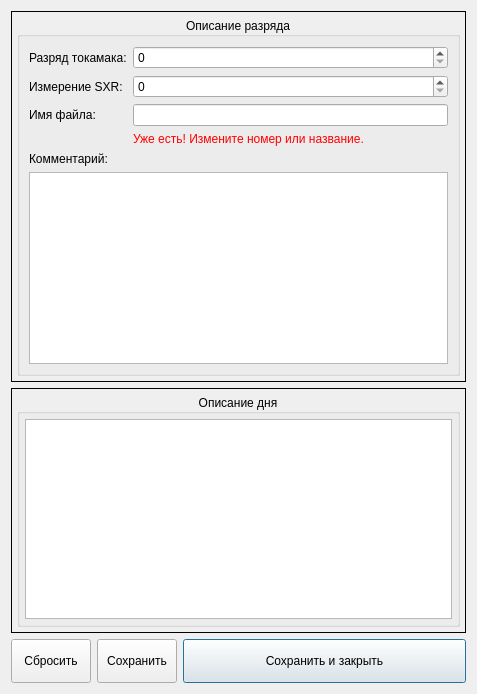
<?xml version="1.0" encoding="UTF-8"?>
<ui version="4.0">
 <class>shotSettings</class>
 <widget class="QWidget" name="shotSettings">
  <property name="geometry">
   <rect>
    <x>0</x>
    <y>0</y>
    <width>477</width>
    <height>694</height>
   </rect>
  </property>
  <property name="windowTitle">
   <string>Параметры разряда</string>
  </property>
  <layout class="QVBoxLayout" name="verticalLayout_4">
   <item>
    <widget class="QFrame" name="frame_2">
     <property name="frameShape">
      <enum>QFrame::Box</enum>
     </property>
     <property name="frameShadow">
      <enum>QFrame::Plain</enum>
     </property>
     <layout class="QVBoxLayout" name="verticalLayout_3">
      <property name="leftMargin">
       <number>5</number>
      </property>
      <property name="topMargin">
       <number>5</number>
      </property>
      <property name="rightMargin">
       <number>5</number>
      </property>
      <property name="bottomMargin">
       <number>5</number>
      </property>
      <item>
       <widget class="QGroupBox" name="groupBox">
        <property name="sizePolicy">
         <sizepolicy hsizetype="Preferred" vsizetype="Fixed">
          <horstretch>0</horstretch>
          <verstretch>0</verstretch>
         </sizepolicy>
        </property>
        <property name="font">
         <font>
          <pointsize>9</pointsize>
         </font>
        </property>
        <property name="title">
         <string>Описание разряда</string>
        </property>
        <property name="alignment">
         <set>Qt::AlignCenter</set>
        </property>
        <property name="flat">
         <bool>true</bool>
        </property>
        <layout class="QFormLayout" name="formLayout">
         <item row="1" column="0">
          <widget class="QLabel" name="label">
           <property name="text">
            <string>Измерение SXR:</string>
           </property>
          </widget>
         </item>
         <item row="1" column="1">
          <widget class="QSpinBox" name="sxr_number_spinBox"/>
         </item>
         <item row="0" column="0">
          <widget class="QLabel" name="label_2">
           <property name="text">
            <string>Разряд токамака:</string>
           </property>
          </widget>
         </item>
         <item row="0" column="1">
          <widget class="QSpinBox" name="shot_number_spinBox"/>
         </item>
         <item row="2" column="0">
          <widget class="QLabel" name="label_3">
           <property name="text">
            <string>Имя файла:</string>
           </property>
          </widget>
         </item>
         <item row="2" column="1">
          <widget class="QLineEdit" name="file_name_lineEdit"/>
         </item>
         <item row="3" column="1">
          <widget class="QLabel" name="notification_label">
           <property name="font">
            <font>
             <pointsize>9</pointsize>
            </font>
           </property>
           <property name="styleSheet">
            <string notr="true">color: rgb(255, 0, 0);</string>
           </property>
           <property name="text">
            <string>Уже есть! Измените номер или название.</string>
           </property>
          </widget>
         </item>
         <item row="5" column="0">
          <widget class="QLabel" name="label_4">
           <property name="text">
            <string>Комментарий:</string>
           </property>
          </widget>
         </item>
         <item row="6" column="0" colspan="2">
          <widget class="QTextEdit" name="comment_textEdit"/>
         </item>
        </layout>
       </widget>
      </item>
     </layout>
    </widget>
   </item>
   <item>
    <widget class="QFrame" name="frame">
     <property name="frameShape">
      <enum>QFrame::Box</enum>
     </property>
     <property name="frameShadow">
      <enum>QFrame::Plain</enum>
     </property>
     <layout class="QVBoxLayout" name="verticalLayout_2">
      <property name="leftMargin">
       <number>5</number>
      </property>
      <property name="topMargin">
       <number>5</number>
      </property>
      <property name="rightMargin">
       <number>5</number>
      </property>
      <property name="bottomMargin">
       <number>5</number>
      </property>
      <item>
       <widget class="QGroupBox" name="groupBox_2">
        <property name="minimumSize">
         <size>
          <width>0</width>
          <height>100</height>
         </size>
        </property>
        <property name="font">
         <font>
          <pointsize>9</pointsize>
         </font>
        </property>
        <property name="title">
         <string>Описание дня</string>
        </property>
        <property name="alignment">
         <set>Qt::AlignCenter</set>
        </property>
        <property name="flat">
         <bool>true</bool>
        </property>
        <layout class="QVBoxLayout" name="verticalLayout">
         <property name="leftMargin">
          <number>5</number>
         </property>
         <property name="topMargin">
          <number>5</number>
         </property>
         <property name="rightMargin">
          <number>5</number>
         </property>
         <property name="bottomMargin">
          <number>5</number>
         </property>
         <item>
          <widget class="QTextEdit" name="day_textEdit"/>
         </item>
        </layout>
       </widget>
      </item>
     </layout>
    </widget>
   </item>
   <item>
    <layout class="QHBoxLayout" name="horizontalLayout">
     <item>
      <widget class="QPushButton" name="return_pushButton">
       <property name="sizePolicy">
        <sizepolicy hsizetype="Preferred" vsizetype="Fixed">
         <horstretch>0</horstretch>
         <verstretch>0</verstretch>
        </sizepolicy>
       </property>
       <property name="minimumSize">
        <size>
         <width>0</width>
         <height>44</height>
        </size>
       </property>
       <property name="font">
        <font>
         <pointsize>9</pointsize>
        </font>
       </property>
       <property name="cursor">
        <cursorShape>PointingHandCursor</cursorShape>
       </property>
       <property name="text">
        <string>Сбросить</string>
       </property>
       <property name="icon">
        <iconset>
         <normalon>../../style/icons/icons8-close-48.png</normalon>
        </iconset>
       </property>
       <property name="iconSize">
        <size>
         <width>30</width>
         <height>30</height>
        </size>
       </property>
      </widget>
     </item>
     <item>
      <widget class="QPushButton" name="install_pushButton">
       <property name="sizePolicy">
        <sizepolicy hsizetype="Preferred" vsizetype="Fixed">
         <horstretch>0</horstretch>
         <verstretch>0</verstretch>
        </sizepolicy>
       </property>
       <property name="minimumSize">
        <size>
         <width>0</width>
         <height>44</height>
        </size>
       </property>
       <property name="font">
        <font>
         <pointsize>9</pointsize>
        </font>
       </property>
       <property name="cursor">
        <cursorShape>PointingHandCursor</cursorShape>
       </property>
       <property name="text">
        <string>Сохранить</string>
       </property>
       <property name="icon">
        <iconset>
         <normalon>../../style/icons/icons8-save-48.png</normalon>
        </iconset>
       </property>
       <property name="iconSize">
        <size>
         <width>30</width>
         <height>30</height>
        </size>
       </property>
       <property name="default">
        <bool>false</bool>
       </property>
      </widget>
     </item>
     <item>
      <widget class="QPushButton" name="saveclose_pushButton">
       <property name="sizePolicy">
        <sizepolicy hsizetype="Expanding" vsizetype="Fixed">
         <horstretch>0</horstretch>
         <verstretch>0</verstretch>
        </sizepolicy>
       </property>
       <property name="minimumSize">
        <size>
         <width>0</width>
         <height>44</height>
        </size>
       </property>
       <property name="font">
        <font>
         <pointsize>9</pointsize>
        </font>
       </property>
       <property name="text">
        <string>Сохранить и закрыть</string>
       </property>
       <property name="icon">
        <iconset>
         <normalon>../../style/icons/icons8-save-close-48.png</normalon>
        </iconset>
       </property>
       <property name="iconSize">
        <size>
         <width>30</width>
         <height>30</height>
        </size>
       </property>
       <property name="default">
        <bool>true</bool>
       </property>
      </widget>
     </item>
    </layout>
   </item>
  </layout>
 </widget>
 <tabstops>
  <tabstop>shot_number_spinBox</tabstop>
  <tabstop>sxr_number_spinBox</tabstop>
  <tabstop>file_name_lineEdit</tabstop>
 </tabstops>
 <resources/>
 <connections/>
</ui>
